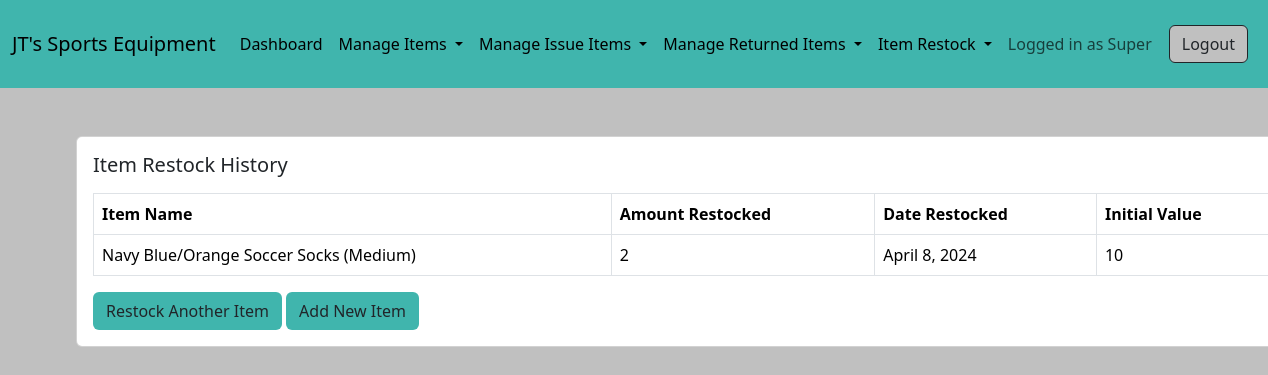
The page /store/restock-history/ (signed in) on the database its author committed.
### store/models.py (models this page shows)
class RestockItem(models.Model):
    item = models.ForeignKey(Item, on_delete=models.CASCADE)
    amount = models.PositiveIntegerField()
    timestamp = models.DateField(auto_now_add=True)
    original_value = models.PositiveBigIntegerField(null=True, blank=True)

class Item(models.Model):
    item_name = models.CharField(max_length=100)
    item_amount = models.PositiveBigIntegerField()
    creator = models.ForeignKey(User, on_delete=models.CASCADE)
    date_created = models.DateTimeField(auto_now_add=True)
    original_amount = models.PositiveBigIntegerField(null=True, blank=True)
    def __str__(self):
        return self.item_name

### store/views.py (the view)
# urls.py: path('restock-history/', views.restock_history, name='restock-history')
def restock_history(request):
    items = RestockItem.objects.all()
    context = {'items':items}
    return render(request, 'store/restock_history.html', context)

### templates/store/restock_history.html
{% extends 'base.html' %}
{% block content %}
<div class="card mx-auto" style="width: 76rem;" style="background-color:#C0C0C0;">
    <div class="card-body">
        <h5 class="card-title mb-3">Item Restock History </h5>
        <table class="table table-bordered">
            <thead>
                <tr>
                    <th scope="col">Item Name</th>
                    <th scope="col">Amount Restocked</th>
                    <th scope="col">Date Restocked</th>
                    <th scope="col">Initial Value</th>
                </tr>
            </thead>
            <tbody>
                {% for item in items%}
                <tr>
                    <td>{{item.item}}</td>
                    <td>{{item.amount}}</td>
                    <td>{{item.timestamp}}</td>
                    <td>{{item.original_value}}</td>
                </tr>
                {% endfor %}
            </tbody>
        </table>
    <a href="{% url 'restock-item' %}" class="btn" style="background-color:#40B5AD" role="button">Restock Another Item</a>
    <a href="{% url 'add-item' %}" class="btn" style="background-color:#40B5AD" role="button">Add New Item</a>
    </div>
</div>
{% endblock content %}

### templates/base.html (shortened to what this page needs)
<!doctype html>
<html lang="en">
<head>
    <link href="https://cdn.jsdelivr.net/npm/bootstrap@5.3.3/dist/css/bootstrap.min.css"
        rel="stylesheet">
</head>
<body style="background-color: #C0C0C0">
    <nav class="navbar navbar-light navbar-expand-lg py-4" style="background-color: #40B5AD;">
        <div class="container-fluid">
          <a class="navbar-brand" href="#">JT's Sports Equipment</a>
          <div class="collapse navbar-collapse" id="navbarSupportedContent">
            <ul class="navbar-nav me-auto mb-2 mb-lg-0">
              <li class="nav-item">
                <a class="nav-link active" aria-current="page" href="{% url 'dashboard' %}">Dashboard</a>
              </li>
              <li class="nav-item dropdown">
                <a class="nav-link dropdown-toggle active" href="#" role="button" data-bs-toggle="dropdown" aria-expanded="false">
                  Manage Items
                </a>
              </li>
              <li class="nav-item dropdown">
                <a class="nav-link dropdown-toggle active" href="#" role="button" data-bs-toggle="dropdown" aria-expanded="false">
                  Manage Issue Items
                </a>
              </li>
              <li class="nav-item dropdown">
                <a class="nav-link dropdown-toggle active" href="#" role="button" data-bs-toggle="dropdown" aria-expanded="false">
                  Manage Returned Items
                </a>
              </li>
              <li class="nav-item dropdown">
                <a class="nav-link dropdown-toggle active" href="#" role="button" data-bs-toggle="dropdown" aria-expanded="false">
                  Item Restock
                </a>
              </li>
              <li class="nav-item">
                <a class="nav-link" href='#'>Logged in as {{request.user.username}}</a>
              </li>
            </ul>
            <a href="{% url 'logout' %}" class="btn me-2 btn-md active" style="background-color:#C0C0C0">Logout</a>
          </div>
        </div>
    </nav>
    <div class="container mt-5">
        {% block content %}
        {% endblock content %}
    </div>
</body>
</html>

### rows shown on the page
RestockItem: item "Navy Blue/Orange Soccer Socks (Medium)", amount "2", timestamp "April 8, 2024", original_value "10"

### other values the page prints
{{ request.user.username }} "Super"
